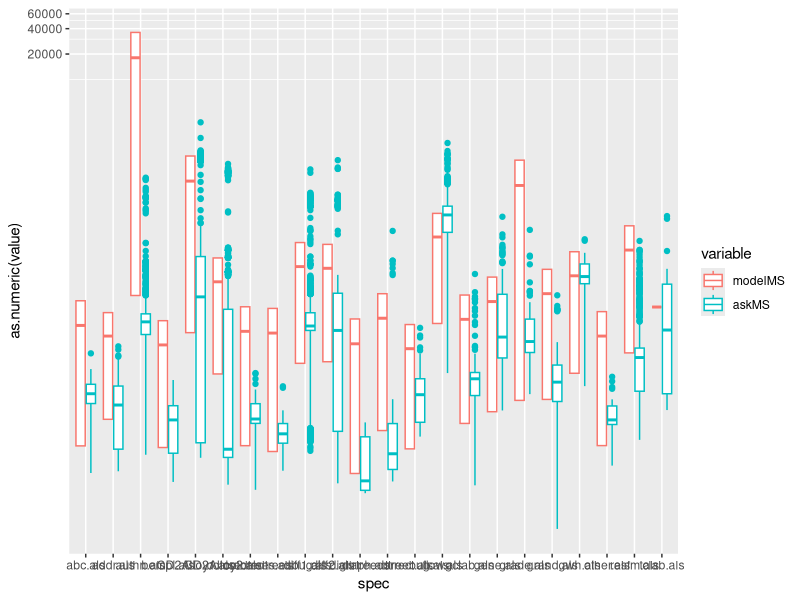
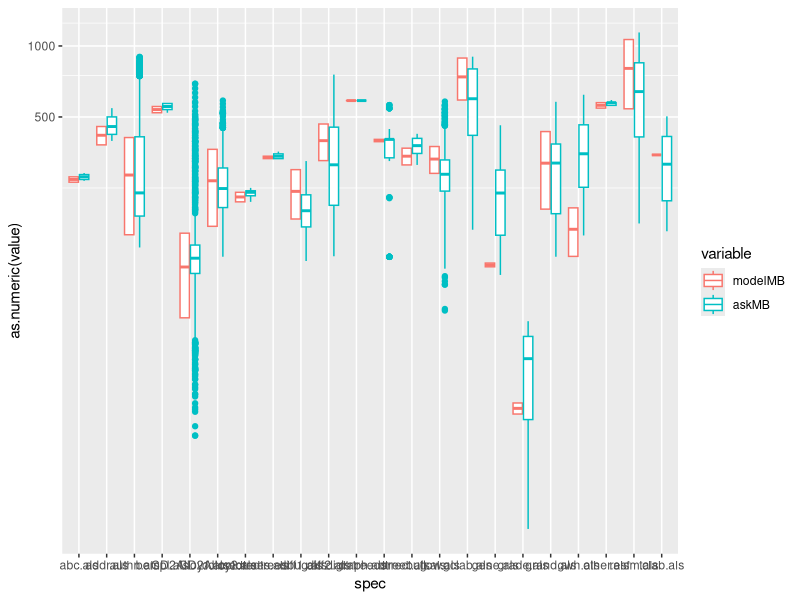

Recreate these plots in R, in order.
## ---- chunk 1
library(ggplot2)
library(dplyr)
library(coin)
library(pwr)
library(reshape2)
options(scipen=5)
## ---- chunk 2
data <- read.csv("provdata.csv",sep="\t")
data <- subset(data, pass=="true")
data <- subset(data, askTime!="null")
data <- mutate(data, 
               askMS = as.numeric(as.character(askTime)) / 1000000,
               askMB = as.numeric(as.character(askMem)) / 1000000,
               modelMS = as.numeric(as.character(modelTime)) / 1000000,
               modelMB = as.numeric(as.character(modelMem)) / 1000000)
## ---- chunk 3
datam <- melt(data,id.vars=c('spec','testtuple'), measure.vars=c('modelMS','askMS'))
ggplot(datam) +
  geom_boxplot(aes(x=spec, y=as.numeric(value), color=variable)) +
  coord_trans(y="log10")
tapply(data$modelMS, data$spec, function(x) (summary(x)))
tapply(data$askMS, data$spec, function(x) (summary(x)))
## ---- chunk 4
datam <- melt(data,id.vars=c('spec','testtuple'), measure.vars=c('modelMB','askMB'))
ggplot(datam) +
  geom_boxplot(aes(x=spec, y=as.numeric(value), color=variable)) +
  coord_trans(y="log10")
tapply(data$modelMB, data$spec, function(x) (summary(x)))
tapply(data$askMB, data$spec, function(x) (summary(x)))
## ---- chunk 5
tapply(data$numProvs, data$spec, function(x) (summary(x)))
## ---- chunk 6
tapply(data$maxTreeDepth, data$spec, function(x) (summary(x)))
## ---- chunk 7
tapply(data$maxNumAlphas, data$spec, function(x) (summary(x)))
## ---- chunk 8
tapply(data$maxHighlight, data$spec, function(x) (summary(x)))
